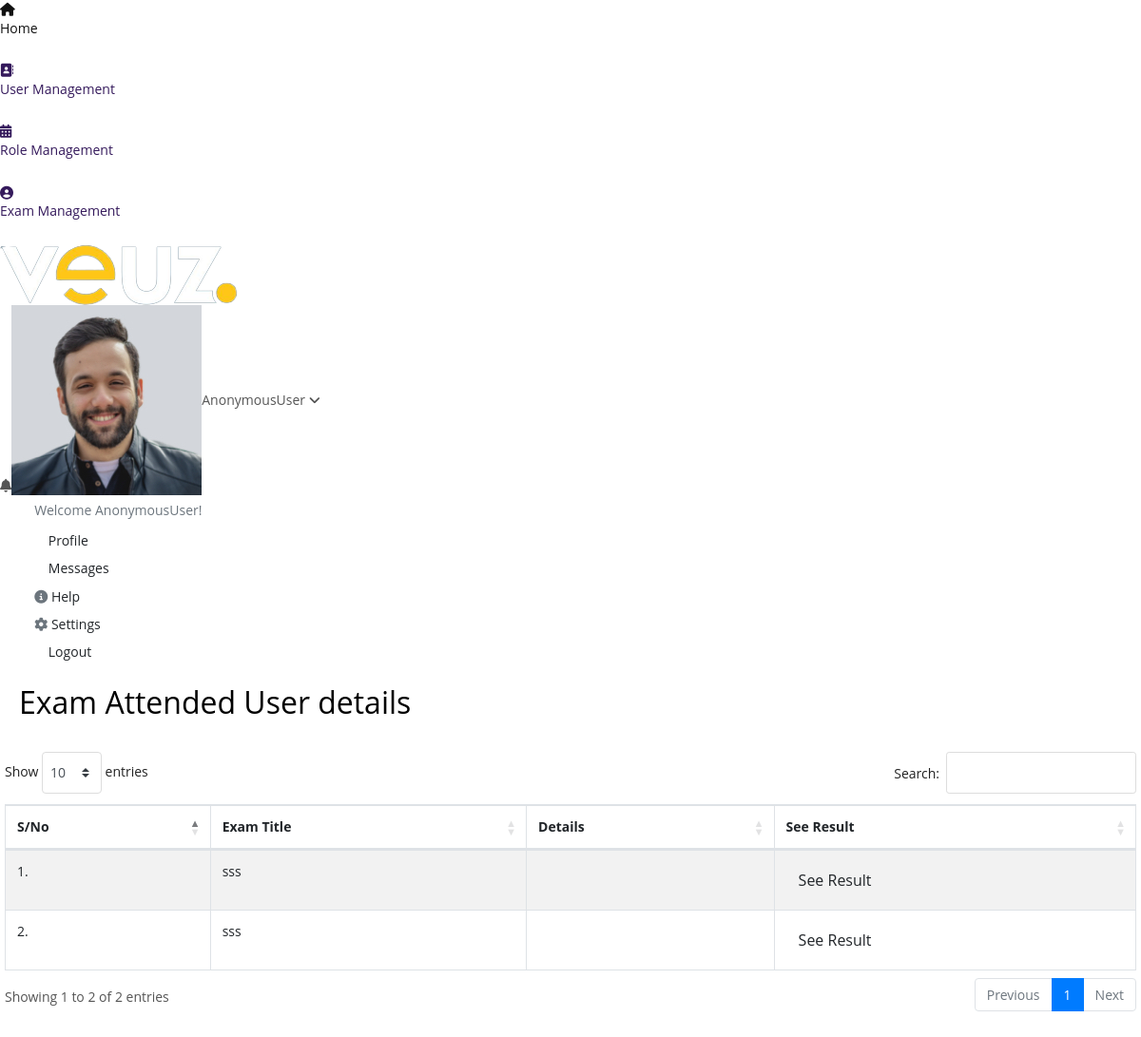
/attend_user?exam_id=13, run on an earlier commit of the app's database.
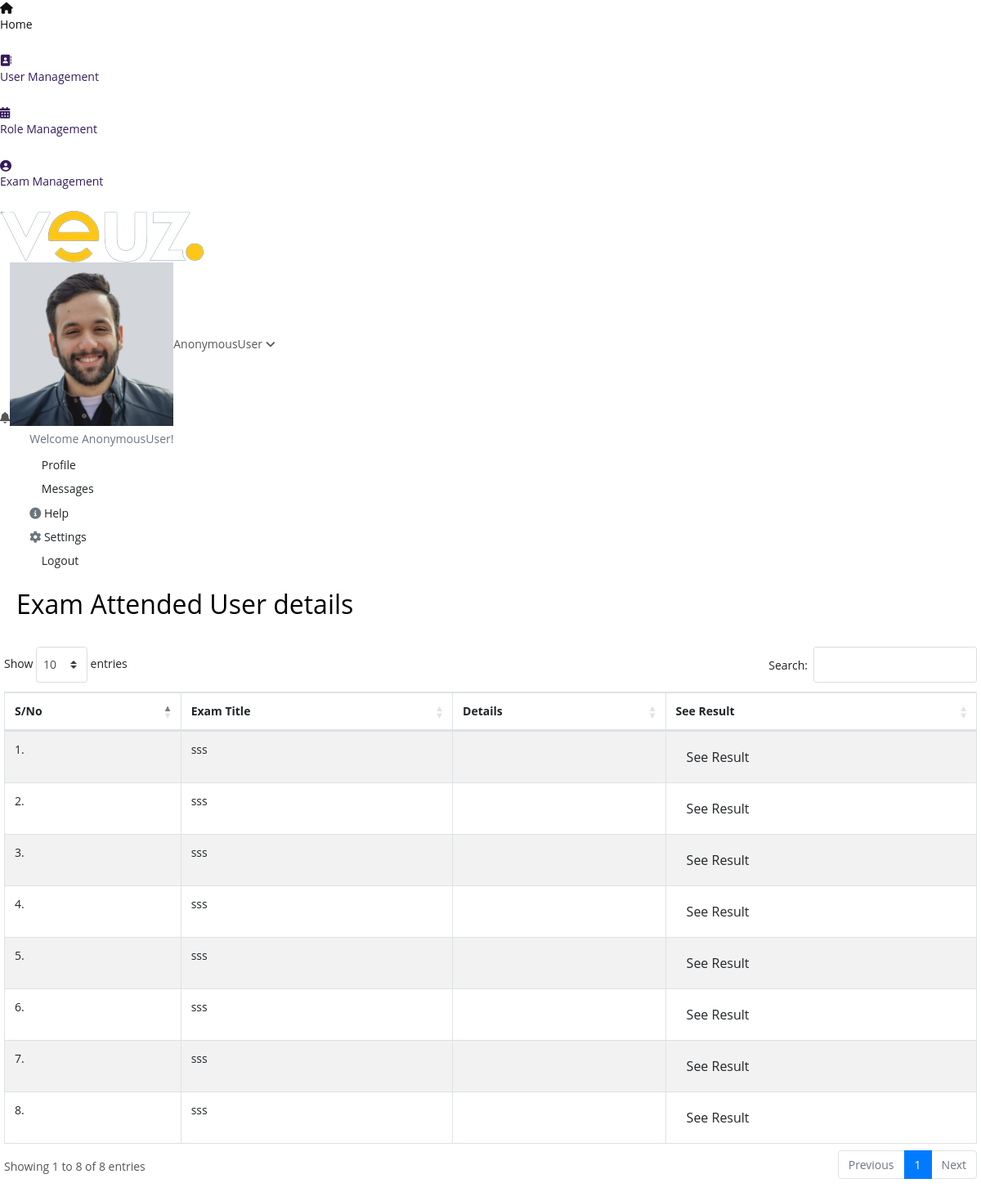
And on a later commit of the database.
### app/models.py (models this page shows, shortened)
class Exam_attend_user(models.Model):
    exam_id  = models.ForeignKey(Main_Exam_Master, related_name="Exam_attend_user_exam_id", on_delete=models.CASCADE,null=True)
    user_type = models.CharField(choices=Exam_attend_user_type,null=True,max_length=25)
    auth_user = models.ForeignKey(User, related_name="Exam_attend_user_auth_id", on_delete=models.CASCADE,
                                   null=True)
    created_dt = models.DateField(auto_now_add=True)
    created_tm = models.TimeField(auto_now_add=True)
    attend_status = models.BooleanField(default=False)

class common_table(models.Model):
    created_by = models.ForeignKey(User, related_name="%(app_label)s_%(class)s_ownership",on_delete=models.CASCADE,null=True)
    created_dt = models.DateField(auto_now=True)
    updated_by =  models.ForeignKey(User, related_name="%(app_label)s_%(class)s_ownership1",on_delete=models.CASCADE,null=True)
    updated_dt = models.DateField(null=True)
    created_tm = models.TimeField(auto_now=True)
    updated_tm = models.TimeField(null=True)
    status = models.CharField(max_length=10, null=True)
    class Meta:
        abstract = True

class Main_Exam_Master(common_table):
    Exam_title = models.CharField(max_length=50,null=True)
    responsible_person = models.ForeignKey(User,related_name='Main_Exam_Master_auth_id',on_delete=models.CASCADE,null=True)
    background_image = models.FileField(upload_to='exam_background',null=True)
    start_message = models.TextField()
    end_message = models.TextField()
    layout = models.CharField(max_length=25,choices=layout_choice,null=True)
    progression_mode = models.CharField(max_length=25,choices=progression_choices,null=True)
    Exam_time_limit = models.TimeField(null=True)
    selection_mode = models.CharField(max_length=25,choices=selection_choices,null=True)
    scoring_mode = models.CharField(max_length=25,choices=scoring_choices,null=True)
    access_mode = models.CharField(max_length=25,choices=access_choices,null=True)
    Login_required = models.BooleanField(null=True)
    attempt_limit = models.IntegerField(null=True)
    Success_per = models.IntegerField(null=True)
    slug = models.SlugField(max_length=50, unique=True)
    back_button = models.BooleanField(default=False)

### app/views.py (the view)
# urls.py: path('attend_user',views.attend_user,name='attend_user'),
def attend_user(request):
    exam_id = request.GET.get("exam_id")
    attend_user_details = Exam_attend_user.objects.filter(exam_id=exam_id)
    context = {
        "attend_user_details":attend_user_details,
    }
    return render(request,'attend_user.html',context)

### app/templates/attend_user.html (shortened to what this page needs)
{% extends 'base.html' %}
{% load static %}
{% block content %}
<div class="content">
    <div class="container-fluid margin-class-this">
        <div class="row">
            <div class="col-md-12 px-0">
                <div class="card card-shadow">
                    <div class="card-body body-change card-border">
                        <div class="d-flex align-items-center justify-content-between">
                            <h2 class="main-heading-txt">Exam Attended User details</h2>
                        </div>
                        <div class="row mt-4">
                            <div class="col-md-12 col-sm-12 col-12 px-0">
                                <table id="datatable" class="table table-striped dt-responsive table-bordered nowrap table-padd" style="border-collapse: collapse; border-spacing: 0; width: 100%;">
                                    <thead class="border-class">
                                        <tr class="heading-text">
                                            <th>S/No</th>
                                            <th>Exam Title</th>
                                            <th>Details</th>
                                            <th>See Result</th>
                                        </tr>
                                    </thead>
                                    <tbody class="body-textcls vertcle-center">
                                        {% for i in attend_user_details %}
                                        <tr>
                                            <td>{{forloop.counter}}.</td>
                                            <td>{{i.exam_id.Exam_title}}</td>
                                            <td>
                                            </td>
                                            <td>
                                                <a href="see_result_admin?user_id={{i.id}}&exam_id={{i.exam_id.id}}"><button type="button" class="btn btn-see waves-effect m-b-5 exm-btns">See Result</button></a>
                                            </td>
                                        </tr>
                                        {% endfor %}
                                    </tbody>
                                </table>
                            </div>
                        </div>
                    </div>
                </div>
            </div>
          </div>
    </div>
</div>
{% endblock %}

### app/templates/base.html (shortened to what this page needs)
<!doctype html>
<html lang="en">
    {% load static %}
<head>
    <link rel="stylesheet" href="./static/admin/css/morris.css">
    <link href="./static/admin/css/bootstrap.min.css" rel="stylesheet" type="text/css" />
    <link href="./static/admin/css/icons.css" rel="stylesheet" type="text/css" />
    <link href="./static/admin/css/style.css" rel="stylesheet" type="text/css" />
    <link href="./static/admin/plugins/datatables/dataTables.bootstrap4.min.css" rel="stylesheet" type="text/css" />
</head>
<body class="">
    <div id="wrapper">
        <div class="left side-menu">
            <div class="slimscroll-menu" id="remove-scroll">
                <div id="sidebar-menu" class="sidaber_menu">
                    <ul class="" id="side-menu">
                        <li>
                            <a class="splnav" href="dashboard"> <i class="fa fa-home"></i>
                                <p>Home</p>
                            </a>
                        </li>
                        <li>
                            <a href="user_management" class="splnav"> <i class="fa fa-address-book"></i>
                                <p>User Management</p>
                            </a>
                        </li>
                        <li>
                            <a class="splnav" href="role"> <i class="fa fa-calendar"></i>
                                <p>Role Management</p>
                            </a>
                        </li>
                        <li>
                            <a href="exam" class="splnav"> <i class="fa fa-user-circle"></i>
                                <p>Exam Management</p>
                            </a>
                        </li>
                    </ul>
                </div>
            </div>
        </div>
        <div class="content-page">
            <div class="topbar">
                <div class="navbar-header">
                    <div class="d-flex">
                        <div class="binance">
                            <img src="./static/admin/img/logo.png" alt="">
                        </div>
                    </div>
                    <div class="d-flex align-items-center icns">
                        <div class="dropdown topbar-head-dropdown ms-1 header-item">
                            <i class="fas fa-bell fs-icn">
                                <span
                                    class="position-absolute topbar-badge fs-9 translate-middle badge rounded-pill bg-red">04</span></i>
                        </div>
                        <div class="dropdown header-item topbar-user king button-drpdown">
                            <span class="d-flex align-items-center drpdown-toggle">
                                <img class="header-profile-user" src="./static/admin/img/users/avatar-7.jpg" alt="Header Avatar">
                                <span class="text-start ms-xl-2">
                                    <span class="d-none d-xl-inline-block ms-1 fw-medium user-name-text">{{request.user}}</span>
                                    <i class="pro-icn fa fa-angle-down"></i>
                                </span>
                            </span>
                            <div class="drpdown-menu">
                                <h6 class="dropdown-header">Welcome {{request.user}}!</h6>
                                <a class="dropdown-item" href="#"><i
                                        class="mdi mdi-account-circle text-muted fs-16 align-middle me-1"></i> <span
                                        class="align-middle">Profile</span></a>
                                <a class="dropdown-item" href="#"><i
                                        class="mdi mdi-message-text-outline text-muted fs-16 align-middle me-1"></i>
                                    <span class="align-middle">Messages</span></a>
                                <a class="dropdown-item" href="#"><i
                                        class="fas fa-info-circle text-muted fs-16 align-middle me-1"></i> <span
                                        class="align-middle">Help</span></a>
                                <a class="dropdown-item" href="settings.html"><i
                                        class="fas fa-cog text-muted fs-16 align-middle me-1"></i> <span
                                        class="align-middle">Settings</span></a>
                                <a class="dropdown-item" href="#"><i
                                        class="mdi mdi-logout text-muted fs-16 align-middle me-1"></i> <span
                                        class="align-middle" data-key="t-logout">Logout</span></a>
                            </div>
                        </div>
                    </div>
                </div>
            </div>
            <div class="content">
                {% block content %}
                {% endblock %}
            </div>
        </div>
    </div>
</body>
</html>

### app/static/exam_page/css/style.css (style rules this page uses)
html * { -webkit-font-smoothing: antialiased; -moz-osx-font-smoothing: grayscale }
body { background: #fff; font-size: 14px; font-size: 0.875rem; line-height: 1.4; font-family: 'Open Sans', sans-serif !important; color: #555; }
h1, h2, h3, h4, h5, h6 { color: #000 }
p { margin-bottom: 25px }
ul, ol { list-style: none; margin: 0 0 25px 0; padding: 0 }
a { color: #351A5C; text-decoration: none; -moz-transition: all 0.3s ease-in-out; -o-transition: all 0.3s ease-in-out; -webkit-transition: all 0.3s ease-in-out; -ms-transition: all 0.3s ease-in-out; transition: all 0.3s ease-in-out; outline: none }
.card { border-radius: 0; border: 0; margin-bottom: 5px }
.btn { cursor: pointer; align-items: center; display: flex; flex-flow: column; }

What changed in the data, as far as the page shows it:
added Exam_attend_user: exam_id.Exam_title "sss"
added Exam_attend_user: exam_id.Exam_title "sss"
added Exam_attend_user: exam_id.Exam_title "sss"
added Exam_attend_user: exam_id.Exam_title "sss"
added Exam_attend_user: exam_id.Exam_title "sss"
added Exam_attend_user: exam_id.Exam_title "sss"
Also different on the page:
text written by a page script: "Show entries Search: Showing 1 to 2 of 2 entries Previous 1 Next" → "Show entries Search: Showing 1 to 8 of 8 entries Previous 1 Next"
